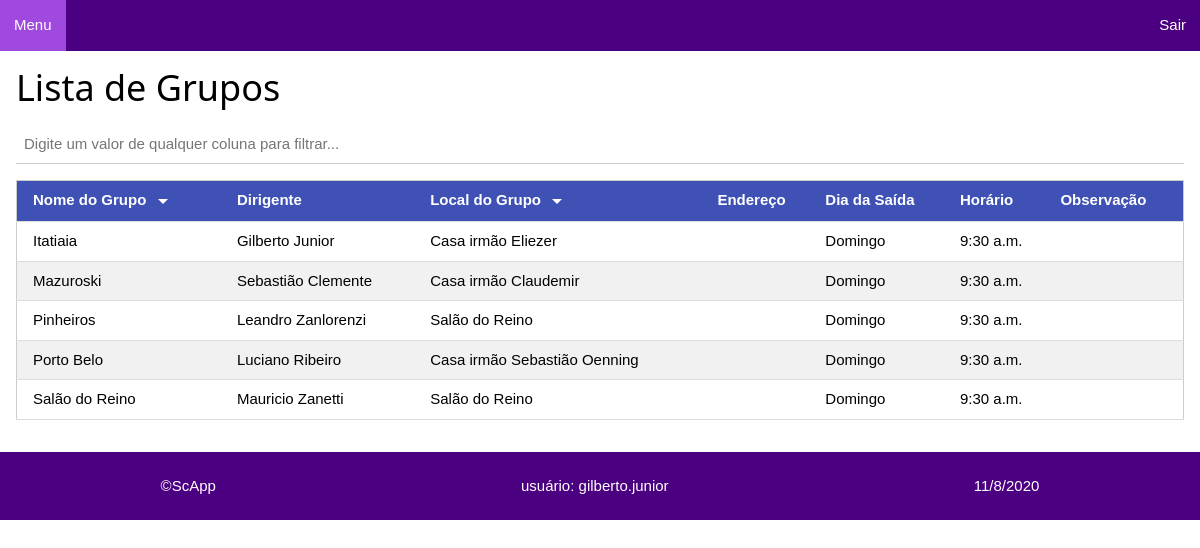
Screenshot of /publicadores/grupos/ (signed in) with the database file from the repository.
### publicadores/models.py (models this page shows, shortened)
class Grupo(models.Model):
    id_grupo = models.UUIDField(primary_key=True, default=uuid.uuid4, editable=False)
    nome_grupo = models.CharField(verbose_name='Nome do Grupo', max_length=60)
    dirigente = models.CharField(verbose_name='Dirigente do Gurpo', max_length=60)
    local_grupo = models.CharField(verbose_name='Local do Grupo', max_length=80)
    endereco_grupo = models.TextField(verbose_name='Endereço Grupo', max_length=200, blank=True, null=True)
    DIA_SEMANA = (
        (1, 'Domingo'), (2, 'Segunda'), (3, 'Terça'), (4, 'Quarta'), (5, 'Quinta'), (6, 'Sexta'), (7, 'Sábado')
    )
    dia_saida = models.IntegerField(verbose_name='Dia da Saída', choices=DIA_SEMANA, default=1, blank=True, null=True)
    horario = models.TimeField(verbose_name='Horário da Saída', blank=True, null=True)
    obs = models.TextField(verbose_name='Observação', max_length=200, blank=True, null=True)
    class Meta:
        ordering = ['nome_grupo']

### publicadores/views.py (the view)
# urls.py: path('grupos/', views.GruposListView.as_view(), name='grupos'),
class GruposListView(LoginRequiredMixin, generic.ListView):
    model = Grupo
    titulo = 'Lista de Grupos'
    def get_context_data(self, *, object_list=None, **kwargs):
        context = super(GruposListView, self).get_context_data(**kwargs)
        context['titulo'] = self.titulo
        return context

### publicadores/templates/publicadores/grupo_list.html
{% extends "layout.html" %}
{% block content %}
<div class="w3-container">
    <h1>Lista de Grupos</h1>
    {% if grupo_list %}
    <div class="w3-responsive">
        <input oninput="w3.filterHTML('#tblPub', '.item', this.value)" class="w3-input"
            placeholder="Digite um valor de qualquer coluna para filtrar..." style="margin-bottom: 16px;">
        <table id="tblPub" class="w3-table-all w3-hoverable">
            <thead>
                <tr class="w3-indigo">
                    {% load static %}
                    <th class="tabela" onclick="w3.sortHTML('#tblPub', '.item', 'td:nth-child(1)');alteraImagem('order1')">Nome
                        do Grupo <img id="order1" src="{% static 'imagens/seta_baixo.png' %}">
                    </th>
                    <th>Dirigente</th>
                    <th class="tabela" onclick="w3.sortHTML('#tblPub', '.item', 'td:nth-child(3)'); alteraImagem('order2')">Local do Grupo <img id="order2" src="{% static 'imagens/seta_baixo.png' %}"></th>
                    <th>Endereço</th>
                    <th>Dia da Saída</th>
                    <th>Horário</th>
                    <th>Observação</th>
                </tr>
            </thead>
            <tbody>
                {% for grupo in grupo_list %}
                <tr class="item">
                    <td>{{grupo.nome_grupo}}</td>
                    <td>{{grupo.dirigente}}</td>
                    <td>{{grupo.local_grupo}}</td>
                    <td>{{grupo.endereco_grupo}}</td>
                    <td>{{grupo.get_dia_saida_display}}</td>
                    <td>{{grupo.horario}}</td>
                    <td>{{grupo.obs}}</td>
                </tr>
                {% endfor %}
            </tbody>
        </table>
    </div>
    {% else %}
    <p>Não há grupos cadastrados para listar...</p>
    {% endif %}
</div>
{% endblock %}

### publicadores/templates/layout.html (shortened to what this page needs)
<!DOCTYPE html>
<html lang="pt-br">
<head>
    {% load static %}
    <link rel="stylesheet" href="{% static 'css/w3.css' %}">
    <link rel="stylesheet" href="{% static 'css/site.css' %}">
</head>
<body>
    <ul class="menu_nav">
        <li><a href="{% url 'index' %}">Menu</a></li>
        <li style="float: right;"><a href="{% url 'logout' %}">Sair</a></li>
    </ul>
    {% block content %}{% endblock %}
    <footer class="rodape">
        <p>&copy;ScApp</p>
        <p>usuário: {{ user.get_username }}</p>
        <p id="data-atual"></p>
    </footer>
</body>
</html>

### publicadores/static/css/w3.css (style rules this page uses)
*,*:before,*:after { box-sizing:inherit }
html { -ms-text-size-adjust:100%;-webkit-text-size-adjust:100% }
body { margin:0 }
article,aside,details,figcaption,figure,footer,header,main,menu,nav,section { display:block }
a { background-color:transparent }
img { border-style:none }
button,input,select,textarea,optgroup { font:inherit;margin:0 }
button,input { overflow:visible }
html,body { font-family:Verdana,sans-serif;font-size:15px;line-height:1.5 }
html { overflow-x:hidden }
h1 { font-size:36px }
h1,h2,h3,h4,h5,h6 { font-family:"Segoe UI",Arial,sans-serif;font-weight:400;margin:10px 0 }
img { vertical-align:middle }
a { color:inherit }
.w3-table,.w3-table-all { border-collapse:collapse;border-spacing:0;width:100%;display:table }
.w3-table-all { border:1px solid #ccc }
.w3-bordered tr,.w3-table-all tr { border-bottom:1px solid #ddd }
.w3-table-all tr:nth-child(odd) { background-color:#fff }
.w3-table-all tr:nth-child(even) { background-color:#f1f1f1 }
.w3-table td,.w3-table th,.w3-table-all td,.w3-table-all th { padding:8px 8px;display:table-cell;text-align:left;vertical-align:top }
.w3-table th:first-child,.w3-table td:first-child,.w3-table-all th:first-child,.w3-table-all td:first-child { padding-left:16px }
.w3-input { padding:8px;display:block;border:none;border-bottom:1px solid #ccc;width:100% }
.w3-responsive { display:block;overflow-x:auto }
.w3-container:after,.w3-container:before,.w3-panel:after,.w3-panel:before,.w3-row:after,.w3-row:before,.w3-row-padding:after,.w3-row-padding:before, .w3-cell-row:before,.w3-cell-row:after,.w3-clear:after,.w3-clear:before,.w3-bar:before,.w3-bar:after { content:"";display:table;clear:both }
.w3-container,.w3-panel { padding:0.01em 16px }
.w3-indigo,.w3-hover-indigo:hover { color:#fff!important;background-color:#3f51b5!important }

### publicadores/static/css/site.css (style rules this page uses)
* { box-sizing: border-box; font-family: Arial, sans-serif; }
.menu_nav { list-style-type: none; margin: 0; padding: 0; overflow: hidden; background-color: indigo; }
.menu_nav li { float: left; }
.menu_nav a { display: block; color: white; text-align: center; padding: 14px 14px; text-decoration: none; }
.rodape { display: flex; flex-direction: row; flex-wrap: wrap; justify-content: space-around; background-color: indigo; color: white; margin-top: 32px; padding: 8px; }
.tabela { cursor: pointer; }

### rows the page displays
Grupo: nome_grupo "Itatiaia", dirigente "Gilberto Junior", local_grupo "Casa irmão Eliezer", dia_saida "Domingo", horario "9:30 a.m."
Grupo: nome_grupo "Mazuroski", dirigente "Sebastião Clemente", local_grupo "Casa irmão Claudemir", dia_saida "Domingo", horario "9:30 a.m."
Grupo: nome_grupo "Pinheiros", dirigente "Leandro Zanlorenzi", local_grupo "Salão do Reino", dia_saida "Domingo", horario "9:30 a.m."
Grupo: nome_grupo "Porto Belo", dirigente "Luciano Ribeiro", local_grupo "Casa irmão Sebastião Oenning", dia_saida "Domingo", horario "9:30 a.m."
Grupo: nome_grupo "Salão do Reino", dirigente "Mauricio Zanetti", local_grupo "Salão do Reino", dia_saida "Domingo", horario "9:30 a.m."

### other values shown
{{ user.get_username }} "gilberto.junior"
